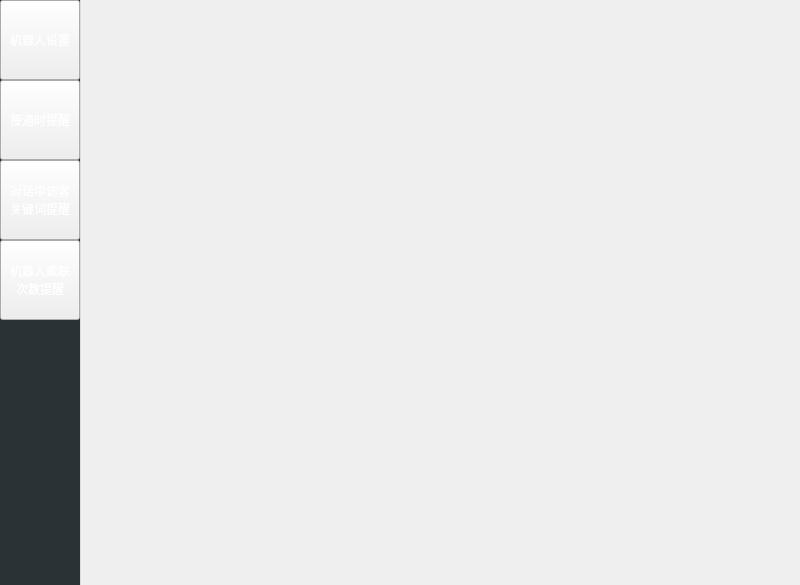
<?xml version="1.0" encoding="UTF-8"?>
<ui version="4.0">
 <class>UIEachBotMainWnd</class>
 <widget class="QWidget" name="UIEachBotMainWnd">
  <property name="geometry">
   <rect>
    <x>0</x>
    <y>0</y>
    <width>800</width>
    <height>585</height>
   </rect>
  </property>
  <property name="minimumSize">
   <size>
    <width>750</width>
    <height>560</height>
   </size>
  </property>
  <property name="windowTitle">
   <string>UIEachBot 设置</string>
  </property>
  <property name="styleSheet">
   <string notr="true"/>
  </property>
  <layout class="QHBoxLayout" name="horizontalLayout_2">
   <property name="spacing">
    <number>0</number>
   </property>
   <property name="margin" stdset="0">
    <number>0</number>
   </property>
   <item>
    <widget class="QWidget" name="widget_bg" native="true">
     <property name="styleSheet">
      <string notr="true"/>
     </property>
     <layout class="QHBoxLayout" name="horizontalLayout">
      <property name="spacing">
       <number>0</number>
      </property>
      <property name="margin" stdset="0">
       <number>0</number>
      </property>
      <item>
       <widget class="QWidget" name="widget_left_btns" native="true">
        <property name="minimumSize">
         <size>
          <width>81</width>
          <height>0</height>
         </size>
        </property>
        <property name="maximumSize">
         <size>
          <width>81</width>
          <height>16777215</height>
         </size>
        </property>
        <property name="styleSheet">
         <string notr="true">QWidget#widget_left_btns
{
	border-right: 1px solid #dddddd;
	background-color: #2B3236;
}</string>
        </property>
        <layout class="QHBoxLayout" name="horizontalLayout_4">
         <property name="spacing">
          <number>0</number>
         </property>
         <property name="margin" stdset="0">
          <number>0</number>
         </property>
         <item>
          <widget class="QWidget" name="btnPanel" native="true">
           <property name="minimumSize">
            <size>
             <width>80</width>
             <height>300</height>
            </size>
           </property>
           <property name="styleSheet">
            <string notr="true">QWidget#widget_left_btns
{
background-color: #2B3236;
}</string>
           </property>
           <layout class="QVBoxLayout" name="verticalLayout">
            <property name="spacing">
             <number>0</number>
            </property>
            <property name="margin" stdset="0">
             <number>0</number>
            </property>
            <item>
             <widget class="SwitchButton" name="m_robotSettingBtn">
              <property name="minimumSize">
               <size>
                <width>80</width>
                <height>80</height>
               </size>
              </property>
              <property name="maximumSize">
               <size>
                <width>80</width>
                <height>80</height>
               </size>
              </property>
              <property name="styleSheet">
               <string notr="true">QToolButton{
border-image: url(:/Resources/Image/toolbtn_normal.png);
padding-top:10px;

padding-bottom:10px;
color: #ffffff;
}
QToolButton:hover{
border-image: url(:/Resources/Image/toolbtn_normal.png);
padding-top:10px;
background:#464d51;
padding-bottom:10px;
color: #ffffff;
}
QToolButton:pressed{
border-image: url(:/Resources/Image/toolbtn_normal.png);
padding-top:10px;

padding-bottom:10px;
color: #ffffff;
}</string>
              </property>
              <property name="text">
               <string>机器人设置</string>
              </property>
              <property name="icon">
               <iconset resource="../../../../../../../client-webcall-main/src/main/client_resouce/easyliaoclient.qrc">
                <normaloff>:/YL/Resources/YL/Robot/btn_RobotSetting.png</normaloff>:/YL/Resources/YL/Robot/btn_RobotSetting.png</iconset>
              </property>
              <property name="iconSize">
               <size>
                <width>24</width>
                <height>24</height>
               </size>
              </property>
              <property name="toolButtonStyle">
               <enum>Qt::ToolButtonTextUnderIcon</enum>
              </property>
             </widget>
            </item>
            <item>
             <widget class="SwitchButton" name="m_manRobotSettingBtn">
              <property name="minimumSize">
               <size>
                <width>80</width>
                <height>80</height>
               </size>
              </property>
              <property name="maximumSize">
               <size>
                <width>80</width>
                <height>80</height>
               </size>
              </property>
              <property name="styleSheet">
               <string notr="true">QToolButton{
border-image: url(:/Resources/Image/toolbtn_normal.png);
padding-top:10px;

padding-bottom:10px;
color: #ffffff;
}
QToolButton:hover{
border-image: url(:/Resources/Image/toolbtn_normal.png);
padding-top:10px;
background:#464d51;
padding-bottom:10px;
color: #ffffff;
}
QToolButton:pressed{
border-image: url(:/Resources/Image/toolbtn_normal.png);
padding-top:10px;

padding-bottom:10px;
color: #ffffff;
}</string>
              </property>
              <property name="text">
               <string>接通时提醒</string>
              </property>
              <property name="icon">
               <iconset resource="../../../../../../../client-webcall-main/src/main/client_resouce/easyliaoclient.qrc">
                <normaloff>:/YL/Resources/YL/Robot/btn_connectPrompt.png</normaloff>:/YL/Resources/YL/Robot/btn_connectPrompt.png</iconset>
              </property>
              <property name="iconSize">
               <size>
                <width>24</width>
                <height>24</height>
               </size>
              </property>
              <property name="toolButtonStyle">
               <enum>Qt::ToolButtonTextUnderIcon</enum>
              </property>
             </widget>
            </item>
            <item>
             <widget class="SwitchButton" name="m_btn_KeyPrompt">
              <property name="minimumSize">
               <size>
                <width>80</width>
                <height>80</height>
               </size>
              </property>
              <property name="maximumSize">
               <size>
                <width>80</width>
                <height>80</height>
               </size>
              </property>
              <property name="styleSheet">
               <string notr="true">QToolButton{
border-image: url(:/Resources/Image/toolbtn_normal.png);
padding-top:10px;

padding-bottom:10px;
color: #ffffff;
}
QToolButton:hover{
border-image: url(:/Resources/Image/toolbtn_normal.png);
padding-top:10px;
background:#464d51;
padding-bottom:10px;
color: #ffffff;
}
QToolButton:pressed{
border-image: url(:/Resources/Image/toolbtn_normal.png);
padding-top:10px;

padding-bottom:10px;
color: #ffffff;
}</string>
              </property>
              <property name="text">
               <string>对话中访客
关键词提醒</string>
              </property>
              <property name="icon">
               <iconset resource="../../../../../../../client-webcall-main/src/main/client_resouce/easyliaoclient.qrc">
                <normaloff>:/YL/Resources/YL/Robot/btn_keyWordPrompt.png</normaloff>:/YL/Resources/YL/Robot/btn_keyWordPrompt.png</iconset>
              </property>
              <property name="iconSize">
               <size>
                <width>24</width>
                <height>24</height>
               </size>
              </property>
              <property name="toolButtonStyle">
               <enum>Qt::ToolButtonTextUnderIcon</enum>
              </property>
             </widget>
            </item>
            <item>
             <widget class="SwitchButton" name="m_btn_CountPrompt">
              <property name="minimumSize">
               <size>
                <width>80</width>
                <height>80</height>
               </size>
              </property>
              <property name="maximumSize">
               <size>
                <width>80</width>
                <height>80</height>
               </size>
              </property>
              <property name="styleSheet">
               <string notr="true">QToolButton{
border-image: url(:/Resources/Image/toolbtn_normal.png);
padding-top:10px;

padding-bottom:10px;
color: #ffffff;
}
QToolButton:hover{
border-image: url(:/Resources/Image/toolbtn_normal.png);
padding-top:10px;
background:#464d51;
padding-bottom:10px;
color: #ffffff;
}
QToolButton:pressed{
border-image: url(:/Resources/Image/toolbtn_normal.png);
padding-top:10px;

padding-bottom:10px;
color: #ffffff;
}</string>
              </property>
              <property name="text">
               <string>机器人索联
次数提醒</string>
              </property>
              <property name="icon">
               <iconset resource="../../../../../../../client-webcall-main/src/main/client_resouce/easyliaoclient.qrc">
                <normaloff>:/YL/Resources/YL/Robot/btn_askContactCountPrompt.png</normaloff>:/YL/Resources/YL/Robot/btn_askContactCountPrompt.png</iconset>
              </property>
              <property name="iconSize">
               <size>
                <width>24</width>
                <height>24</height>
               </size>
              </property>
              <property name="toolButtonStyle">
               <enum>Qt::ToolButtonTextUnderIcon</enum>
              </property>
             </widget>
            </item>
            
            <item>
             <spacer name="verticalSpacer">
              <property name="orientation">
               <enum>Qt::Vertical</enum>
              </property>
              <property name="sizeHint" stdset="0">
               <size>
                <width>20</width>
                <height>81</height>
               </size>
              </property>
             </spacer>
            </item>
           </layout>
          </widget>
         </item>
        </layout>
       </widget>
      </item>
      <item>
       <widget class="QWidget" name="widget_rule" native="true">
        <layout class="QHBoxLayout" name="horizontalLayout_3">
         <property name="spacing">
          <number>0</number>
         </property>
         <property name="margin" stdset="0">
          <number>0</number>
         </property>
         <item>
          <widget class="QStackedWidget" name="stackedWidget">
           <property name="currentIndex">
            <number>0</number>
           </property>
           <widget class="QWidget" name="robotSettingPage">
            <property name="styleSheet">
             <string notr="true"/>
            </property>
            <layout class="QHBoxLayout" name="horizontalLayout_5">
             <property name="spacing">
              <number>0</number>
             </property>
             <property name="margin" stdset="0">
              <number>0</number>
             </property>
             <item>
              <widget class="UIYL_EachbotSettingWidget" name="m_settingPanel" native="true"/>
             </item>
            </layout>
           </widget>
           <widget class="QWidget" name="manRobotSettingPage">
            <property name="styleSheet">
             <string notr="true"/>
            </property>
            <layout class="QHBoxLayout" name="horizontalLayout_6">
             <property name="spacing">
              <number>0</number>
             </property>
             <property name="margin" stdset="0">
              <number>0</number>
             </property>
             <item>
              <widget class="UIYL_ManRobotSettingWidget" name="m_manRobotSettingWidget" native="true"/>
             </item>
            </layout>
           </widget>
           <widget class="QWidget" name="m_page_keyPrompt">
            <layout class="QHBoxLayout" name="horizontalLayout_7">
             <property name="spacing">
              <number>0</number>
             </property>
             <property name="margin" stdset="0">
              <number>0</number>
             </property>
             <item>
              <widget class="UIYL_ManRobotSettingWidget_KeyPrompt" name="m_panel_KeyPrompt" native="true"/>
             </item>
            </layout>
           </widget>
           <widget class="QWidget" name="m_page_countPrompt">
            <layout class="QHBoxLayout" name="horizontalLayout_8">
             <property name="spacing">
              <number>0</number>
             </property>
             <property name="margin" stdset="0">
              <number>0</number>
             </property>
             <item>
              <widget class="UIYL_ManRobotSettingWidget_CountPrompt" name="m_panel_CountPrompt" native="true"/>
             </item>
            </layout>
           </widget>
           <widget class="QWidget" name="m_page_AlternateRobot">
            <layout class="QHBoxLayout" name="horizontalLayout_9">
             <property name="spacing">
              <number>0</number>
             </property>
             <property name="margin" stdset="0">
              <number>0</number>
             </property>
             <item>
              <widget class="QWidget" name="m_panel_AlternateRobot" native="true"/>
             </item>
            </layout>
           </widget>
          </widget>
         </item>
        </layout>
       </widget>
      </item>
     </layout>
    </widget>
   </item>
  </layout>
 </widget>
 <layoutdefault spacing="6" margin="11"/>
 <customwidgets>
  <customwidget>
   <class>SwitchButton</class>
   <extends>QToolButton</extends>
   <header location="global">switchbutton.h</header>
  </customwidget>
  <customwidget>
   <class>UIYL_EachbotSettingWidget</class>
   <extends>QWidget</extends>
   <header location="global">UIYL_EachbotSettingWidget.h</header>
   <container>1</container>
  </customwidget>
  <customwidget>
   <class>UIYL_ManRobotSettingWidget</class>
   <extends>QWidget</extends>
   <header>UIYL_ManRobotSettingWidget.h</header>
   <container>1</container>
  </customwidget>
  <customwidget>
   <class>UIYL_ManRobotSettingWidget_KeyPrompt</class>
   <extends>QWidget</extends>
   <header location="global">uiyl_manrobotsettingwidget_keyprompt.h</header>
   <container>1</container>
  </customwidget>
  <customwidget>
   <class>UIYL_ManRobotSettingWidget_CountPrompt</class>
   <extends>QWidget</extends>
   <header location="global">uiyl_manrobotsettingwidget_countprompt.h</header>
   <container>1</container>
  </customwidget>
 </customwidgets>
 <resources>
  <include location="../../../../../../../client-webcall-main/src/main/client_resouce/easyliaoclient.qrc"/>
 </resources>
 <connections/>
</ui>
